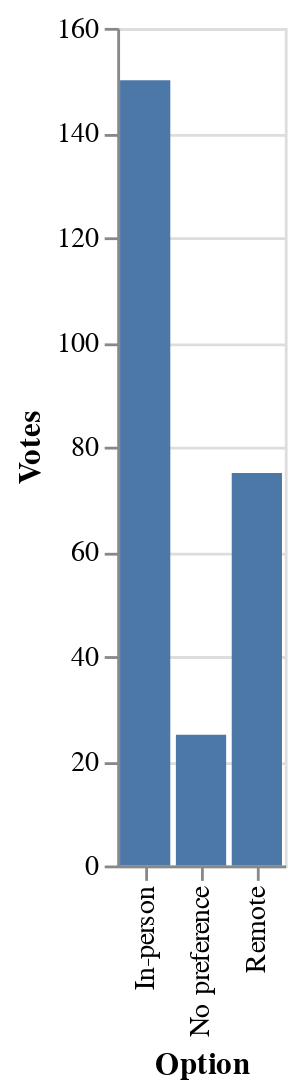

Notebook code cell kept with this figure:
### Markdown cell above
### 4.0 Generate a bar chart

### Code cell
alt.Chart(df).mark_bar().encode(
    x='Option:N',
    y='Votes:Q'
)

### Figure 1 — Vega-Lite specification as saved in the notebook (floating-point values rounded to 4 significant figures)
{"config": {"view": {"continuousWidth": 400, "continuousHeight": 300}}, "data": {"name": "data-7c743d2baa420b6562651cee76b2d5cb"}, "mark": "bar", "encoding": {"x": {"type": "nominal", "field": "Option"}, "y": {"type": "quantitative", "field": "Votes"}}, "$schema": "https://vega.github.io/schema/vega-lite/v4.8.1.json", "datasets": {"data-7c743d2baa420b6562651cee76b2d5cb": [{"Option": "In-person", "Votes": 150}, {"Option": "Remote", "Votes": 75}, {"Option": "No preference", "Votes": 25}]}}
